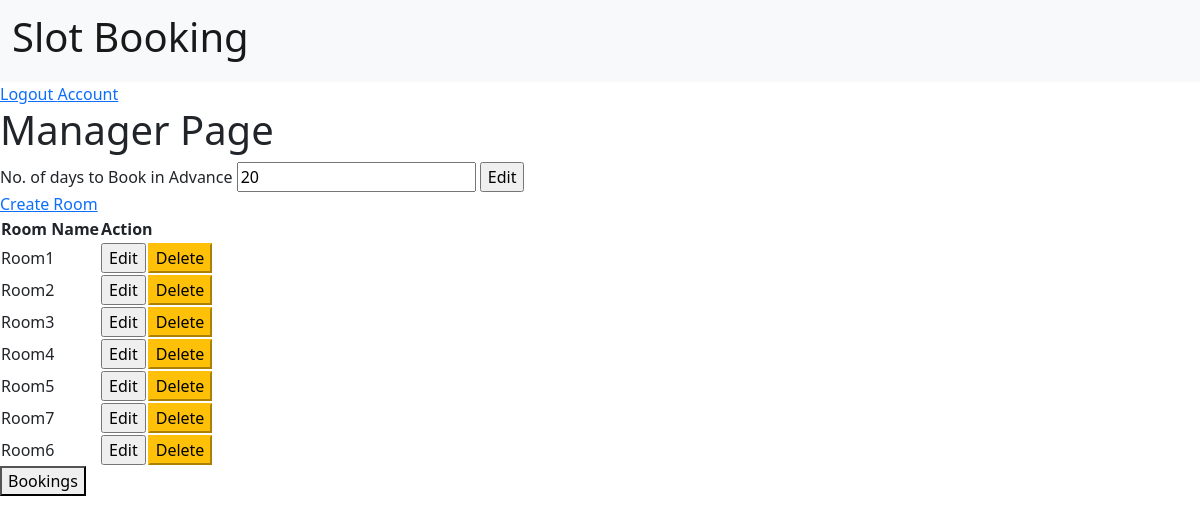
Before: /manager/ (signed in) with the older database file.
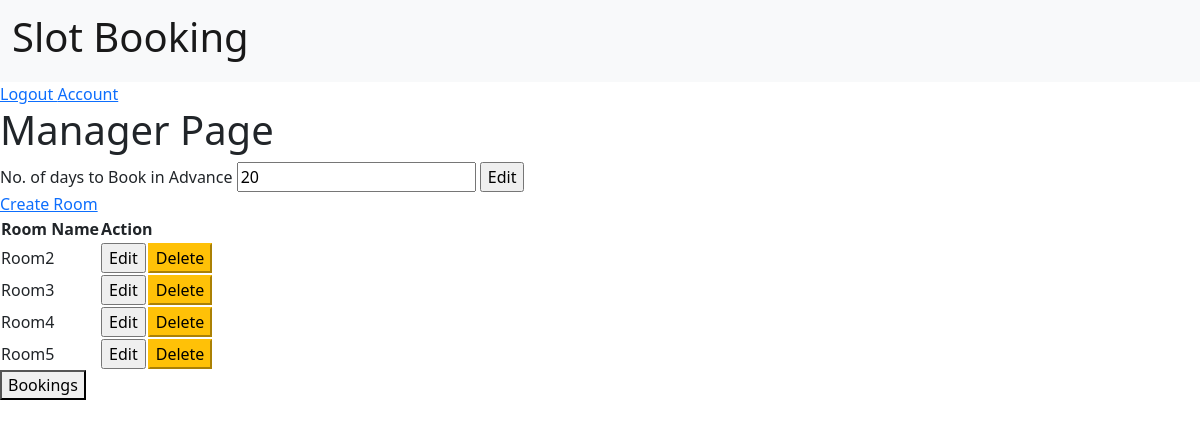
After: the same page with the newer database file.
### manager/models.py (models this page shows, shortened)
class Rooms(models.Model):
    id = models.UUIDField(primary_key=True, default=uuid.uuid4, editable=False)
    room_owner = models.ForeignKey(CustomUser, on_delete=models.CASCADE)
    room_name = models.CharField(max_length=10, null=False)
    class Meta:
        unique_together = ('room_owner', 'room_name')

### manager/decorators.py (the view)
        def wrap(request,*args,**kwargs):
            if request.user.is_manager:
                return view_func(request,*args,**kwargs)
            else:
                raise PermissionDenied

### manager/views.py (called while the page is built)
@login_required
@role_required(allowed=['manager'])
def manager(request):
    rooms = Rooms.objects.filter(room_owner=request.user)
    advancebooking = AdvanceBooking.objects.get(manager_id=request.user)
    context={'rooms':rooms,'adv_days':advancebooking}
    return render(request,'manager/manager.html',context)

### manager/templates/manager/manager.html (shortened to what this page needs)
{% extends 'basic.html' %}
{%block content%}
<div>
    <h1> Manager Page</h1>
    <div>
        <form method="POST" action="{% url 'advance_days' %}">
            <div>
                <Label>No. of days to Book in Advance </Label>
                <input type="text" name="adv_days" value="{{adv_days.no_of_days}}" required>
                <input type="submit" value="Edit">
            </div>
        </form>
        <div>
            <a href="{% url 'create_room'%}"> Create Room </a>
        </div>
        {%if rooms %}
            <table>
                <thread>
                    <tr>
                        <th>Room Name </th>
                        <th colspan="2"> Action </th>
                    </tr>
                </thread>
                <tbody>
                    {% for room in rooms %}
                    <tr>
                        <td>
                            <Label>{{room.room_name}}</Label>
                        </td>
                        <td>
                            <form action="{% url 'time_slot' room.id%}" >
                                <input type="submit" class="button " value="Edit"> </input>
                            </form>
                        </td>
                        <td>
                            <form action="{% url 'delete_room' room.pk %}" method="POST">
                                <input type="submit" class="button btn-warning" value="Delete"> </input>
                            </form>
                        </td>
                        {% endfor %}
                    </tr>
                </tbody>
            </table>
        {% endif %}
        <a href="{% url 'bookings' %}">
            <button>Bookings </button>
        </a>
    </div>
</div>
{%endblock content%}

Changed rows visible on the page:
removed Rooms: room_name "Room1"
removed Rooms: room_name "Room7"
removed Rooms: room_name "Room6"
